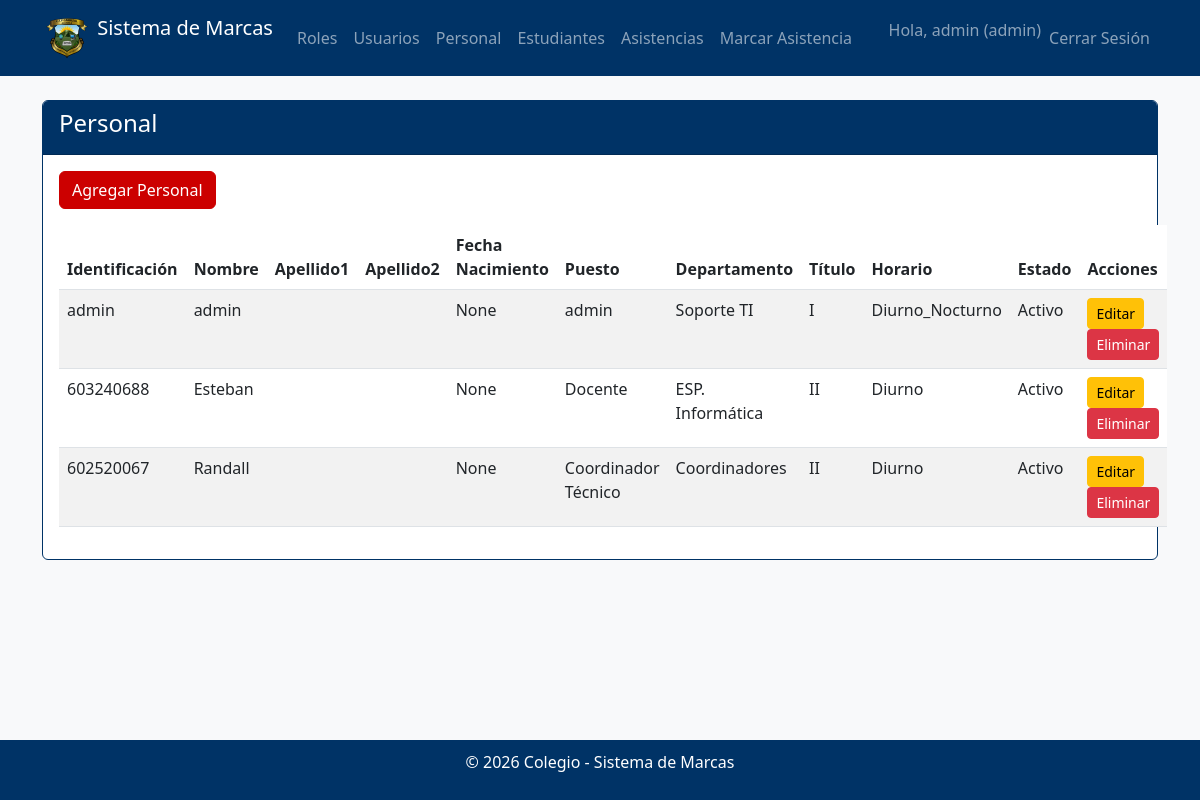
The page /users/personal/ (signed in) on the database its author committed.
### users/models.py (models this page shows, shortened)
class Profile(models.Model):
    user = models.OneToOneField(User, on_delete=models.CASCADE)
    role = models.ForeignKey(Role, on_delete=models.CASCADE)

class Role(models.Model):
    name = models.CharField(max_length=20, unique=True)

class Personal(models.Model):
    user = models.OneToOneField(User, on_delete=models.CASCADE, related_name='personal')
    identificacion = models.CharField(max_length=20, unique=True, blank=True, null=True)
    nombre = models.CharField(max_length=100)
    apellido = models.CharField(max_length=100, blank=True, default='')
    email = models.EmailField(blank=True)
    telefono = models.CharField(max_length=15, blank=True)
    PUESTO_CHOICES = [
        ('Docente', 'Docente'),
        ('Administrativo', 'Administrativo'),
    ]
    puesto = models.CharField(max_length=100, choices=PUESTO_CHOICES)
    fecha_nacimiento = models.DateField(blank=True, null=True)
    DEPARTAMENTO_CHOICES = [
        ('AGENTE DE SEGURIDAD', 'AGENTE DE SEGURIDAD'),
        ('AUX. ADMINITRATIVO', 'AUX. ADMINITRATIVO'),
        ('COORDINACIONES', 'COORDINACIONES'),
        ('DEP. AUXILIARES', 'DEP. AUXILIARES'),
        ('DEP. CIENCIAS', 'DEP. CIENCIAS'),
        ('DEP. COMEDOR', 'DEP. COMEDOR'),
        ('DEP. EDUCACIÓN FÍSICA', 'DEP. EDUCACIÓN FÍSICA'),
        ('DEP. EMPREND. E INNOVACIÓN', 'DEP. EMPREND. E INNOVACIÓN'),
        ('DEP. ESPAÑOL', 'DEP. ESPAÑOL'),
        ('DEP. EST. SOCIALES', 'DEP. EST. SOCIALES'),
        ('DEP. ÉTICA Y PSICOLOGÍA', 'DEP. ÉTICA Y PSICOLOGÍA'),
        ('DEP. FÍSICA, QUÍMICA Y BIOLOGÍA', 'DEP. FÍSICA, QUÍMICA Y BIOLOGÍA'),
        ('DEP. FRANCÉS ACADÉMICO', 'DEP. FRANCÉS ACADÉMICO'),
        ('DEP. INGLÉS ACADÉMICO', 'DEP. INGLÉS ACADÉMICO'),
        ('DEP. INGLÉS ESPECIALIZADO', 'DEP. INGLÉS ESPECIALIZADO'),
        ('DEP. LIMPIEZA Y ASEO', 'DEP. LIMPIEZA Y ASEO'),
        ('DEP. MATEMÁTICAS', 'DEP. MATEMÁTICAS'),
        ('DEP. MÚSICA', 'DEP. MÚSICA'),
        ('DEP. ORIENTACIÓN', 'DEP. ORIENTACIÓN'),
        ('DEP. RECEPCIÓN', 'DEP. RECEPCIÓN'),
        ('DEP. RELIGIÓN', 'DEP. RELIGIÓN'),
        ('DEP. SEGURIDAD', 'DEP. SEGURIDAD'),
        ('DIRECCIÓN', 'DIRECCIÓN'),
        ('ESP. ADUANAS', 'ESP. ADUANAS'),
        ('ESP. BANCA Y FINANZAS', 'ESP. BANCA Y FINANZAS'),
        ('ESP. CONTABILIDAD', 'ESP. CONTABILIDAD'),
        ('ESP. INFORMÁTICA', 'ESP. INFORMÁTICA'),
        ('ESP. DIBUJO TÉCNICO', 'ESP. DIBUJO TÉCNICO'),
        ('ESP. EJECUTIVO CENTROS DE SERV.', 'ESP. EJECUTIVO CENTROS DE SERV.'),
        ('ESP. ELECTRÓNICA', 'ESP. ELECTRÓNICA'),
        ('ESP. SECRETARIADO EJECUTIVO', 'ESP. SECRETARIADO EJECUTIVO'),
        ('ESP. TURISMO', 'ESP. TURISMO'),
        ('JTA. ADMINISTRATIVA', 'JTA. ADMINISTRATIVA'),
        ('P.N. FORMACIÓN TECNOLÓGICA', 'P.N. FORMACIÓN TECNOLÓGICA'),
        ('REUBICADA', 'REUBICADA'),
        ('TALLERES EXPLORATORIOS', 'TALLERES EXPLORATORIOS'),
    ]
    departamento = models.CharField(max_length=100, choices=DEPARTAMENTO_CHOICES, blank=True)
    TITULO_CHOICES = [
        ('I', 'I'),
        ('II', 'II'),
    ]
    titulo = models.CharField(max_length=10, choices=TITULO_CHOICES, blank=True)
    HORARIO_CHOICES = [
        ('Diurno', 'Diurno'),
        ('Nocturno', 'Nocturno'),
        ('Diurno_Nocturno', 'Diurno_Nocturno'),
    ]
    horario = models.CharField(max_length=20, choices=HORARIO_CHOICES, blank=True)
    ESTADO_CHOICES = [
        ('activo', 'Activo'),
        ('desactivo', 'Desactivo'),
    ]
    estado = models.CharField(max_length=10, choices=ESTADO_CHOICES, default='activo')

### users/views.py (the view)
# urls.py: path('personal/', views.PersonalListView.as_view(), name='personal_list'),
class PersonalListView(LoginRequiredMixin, AdminOnlyMixin, ListView):
    model = Personal
    template_name = 'users/personal_list.html'
    context_object_name = 'personales'

### users/views.py (called while the page is built)
    def test_func(self):
        return self.request.user.profile.role.name == 'admin'

### users/templates/users/personal_list.html (shortened to what this page needs)
{% extends 'base.html' %}
{% block content %}
<div class="row">
    <div class="col-md-12">
        <div class="card">
            <div class="card-header">
                <h4>Personal</h4>
            </div>
            <div class="card-body">
                <a href="{% url 'personal_create' %}" class="btn btn-primary mb-3">Agregar Personal</a>
                <table class="table table-striped">
                    <thead>
                        <tr>
                            <th>Identificación</th>
                            <th>Nombre</th>
                            <th>Apellido1</th>
                            <th>Apellido2</th>
                            <th>Fecha Nacimiento</th>
                            <th>Puesto</th>
                            <th>Departamento</th>
                            <th>Título</th>
                            <th>Horario</th>
                            <th>Estado</th>
                            <th>Acciones</th>
                        </tr>
                    </thead>
                    <tbody>
                        {% for p in personales %}
                        <tr>
                            <td>{{ p.user.username }}</td>
                            <td>{{ p.nombre }}</td>
                            <td>{{ p.apellido1 }}</td>
                            <td>{{ p.apellido2|default:"" }}</td>
                            <td>{{ p.fecha_nacimiento }}</td>
                            <td>{{ p.puesto }}</td>
                            <td>{{ p.departamento }}</td>
                            <td>{{ p.titulo }}</td>
                            <td>{{ p.get_horario_display }}</td>
                            <td>{{ p.get_estado_display }}</td>
                            <td>
                                <a href="{% url 'personal_update' p.pk %}" class="btn btn-warning btn-sm">Editar</a>
                                <a href="{% url 'personal_delete' p.pk %}" class="btn btn-danger btn-sm">Eliminar</a>
                            </td>
                        </tr>
                        {% endfor %}
                    </tbody>
                </table>
            </div>
        </div>
    </div>
</div>
{% endblock %}

### templates/base.html (shortened to what this page needs)
<!DOCTYPE html>
<html lang="es">
<head>
    <link href="https://cdn.jsdelivr.net/npm/bootstrap@5.3.0/dist/css/bootstrap.min.css" rel="stylesheet">
</head>
<body>
    <nav class="navbar navbar-expand-lg navbar-dark">
        <div class="container">
            <a class="navbar-brand" href="#">
                <img src="/static/EscudoColegio.png" alt="Escudo Colegio" width="50" height="50" class="d-inline-block align-top">
                Sistema de Marcas
            </a>
            <div class="collapse navbar-collapse" id="navbarNav">
                <ul class="navbar-nav me-auto">
                    {% if user.is_authenticated %}
                        {% if user.profile.role.name == 'admin' %}
                            <li class="nav-item">
                                <a class="nav-link" href="{% url 'role_list' %}">Roles</a>
                            </li>
                            <li class="nav-item">
                                <a class="nav-link" href="{% url 'user_list' %}">Usuarios</a>
                            </li>
                            <li class="nav-item">
                                <a class="nav-link" href="{% url 'personal_list' %}">Personal</a>
                            </li>
                            <li class="nav-item">
                                <a class="nav-link" href="{% url 'estudiante_list' %}">Estudiantes</a>
                            </li>
                        {% endif %}
                        <li class="nav-item">
                            <a class="nav-link" href="{% url 'attendance_list' %}">Asistencias</a>
                        </li>
                        <li class="nav-item">
                            <a class="nav-link" href="{% url 'mark_attendance' %}">Marcar Asistencia</a>
                        </li>
                    {% endif %}
                </ul>
                <ul class="navbar-nav">
                    {% if user.is_authenticated %}
                        <li class="nav-item">
                            <span class="navbar-text">Hola, {{ user.username }} ({{ user.profile.role.name }})</span>
                        </li>
                        <li class="nav-item">
                            <form method="post" action="{% url 'logout' %}" class="d-inline">
                                <button type="submit" class="btn btn-link nav-link">Cerrar Sesión</button>
                            </form>
                        </li>
                    {% else %}
                        <li class="nav-item">
                            <a class="nav-link" href="{% url 'login' %}">Iniciar Sesión</a>
                        </li>
                    {% endif %}
                </ul>
            </div>
        </div>
    </nav>
    <div class="container mt-4">
        {% block content %}{% endblock %}
    </div>
    <div class="footer">
        <p>&copy; 2026 Colegio - Sistema de Marcas</p>
    </div>
</body>
</html>

### templates/base.html (style rules this page uses)
body { background-color: #f8f9fa; }
.navbar { background-color: #003366 !important; }
.btn-primary { background-color: #CC0000 !important; border-color: #CC0000 !important; }
.card { border: 1px solid #003366; }
.card-header { background-color: #003366; color: white; }
.footer { background-color: #003366; color: white; text-align: center; padding: 10px; position: fixed; bottom: 0; width: 100%; }

### rows shown on the page
Personal: user.username "admin", nombre "admin", fecha_nacimiento "None", puesto "admin", departamento "Soporte TI", titulo "I", horario "Diurno_Nocturno", estado "Activo"
Personal: user.username "603240688", nombre "Esteban", fecha_nacimiento "None", puesto "Docente", departamento "ESP. Informática", titulo "II", horario "Diurno", estado "Activo"
Personal: user.username "602520067", nombre "Randall", fecha_nacimiento "None", puesto "Coordinador Técnico", departamento "Coordinadores", titulo "II", horario "Diurno", estado "Activo"

### other values the page prints
{{ user.username }} "admin"
{{ user.profile.role.name }} "admin"
